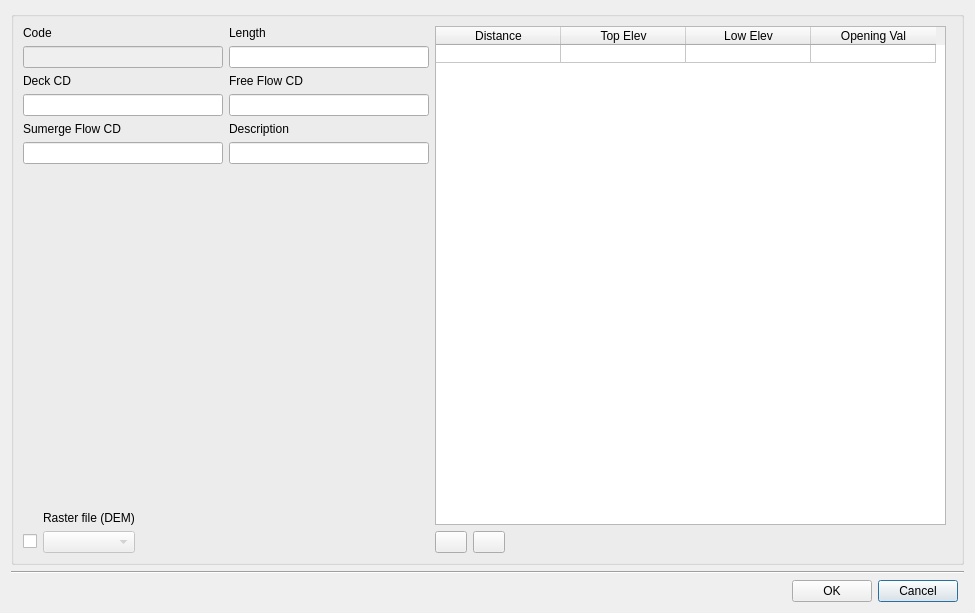
<?xml version="1.0" encoding="UTF-8"?>
<ui version="4.0">
 <class>dlg_bridge</class>
 <widget class="QDialog" name="dlg_bridge">
  <property name="geometry">
   <rect>
    <x>0</x>
    <y>0</y>
    <width>975</width>
    <height>613</height>
   </rect>
  </property>
  <property name="windowTitle">
   <string>Bridge</string>
  </property>
  <layout class="QGridLayout" name="verticalLayout_4">
   <item row="2" column="0" colspan="2">
    <widget class="Line" name="line">
     <property name="orientation">
      <enum>Qt::Horizontal</enum>
     </property>
    </widget>
   </item>
   <item row="3" column="0">
    <layout class="QGridLayout" name="lyt_buttons">
     <item row="0" column="2">
      <widget class="QPushButton" name="btn_cancel">
       <property name="text">
        <string>Cancel</string>
       </property>
      </widget>
     </item>
     <item row="0" column="0">
      <spacer name="horizontalSpacer">
       <property name="orientation">
        <enum>Qt::Horizontal</enum>
       </property>
       <property name="sizeHint" stdset="0">
        <size>
         <width>40</width>
         <height>20</height>
        </size>
       </property>
      </spacer>
     </item>
     <item row="0" column="1">
      <widget class="QPushButton" name="btn_accept">
       <property name="text">
        <string>OK</string>
       </property>
      </widget>
     </item>
    </layout>
   </item>
   <item row="0" column="0" colspan="2">
    <widget class="QGroupBox" name="groupBox">
     <property name="sizePolicy">
      <sizepolicy hsizetype="Preferred" vsizetype="MinimumExpanding">
       <horstretch>0</horstretch>
       <verstretch>0</verstretch>
      </sizepolicy>
     </property>
     <property name="title">
      <string/>
     </property>
     <layout class="QGridLayout" name="gridLayout">
      <item row="0" column="0">
       <layout class="QGridLayout" name="gridLayout_8">
        <item row="0" column="0">
         <layout class="QGridLayout" name="gridLayout_2">
          <item row="3" column="1">
           <widget class="QLabel" name="lbl_freeflow_cd">
            <property name="sizePolicy">
             <sizepolicy hsizetype="Fixed" vsizetype="Fixed">
              <horstretch>0</horstretch>
              <verstretch>0</verstretch>
             </sizepolicy>
            </property>
            <property name="minimumSize">
             <size>
              <width>200</width>
              <height>0</height>
             </size>
            </property>
            <property name="maximumSize">
             <size>
              <width>200</width>
              <height>16777215</height>
             </size>
            </property>
            <property name="text">
             <string>Free Flow CD</string>
            </property>
           </widget>
          </item>
          <item row="5" column="0">
           <widget class="QLabel" name="lbl_sumergeflow">
            <property name="sizePolicy">
             <sizepolicy hsizetype="Fixed" vsizetype="Fixed">
              <horstretch>0</horstretch>
              <verstretch>0</verstretch>
             </sizepolicy>
            </property>
            <property name="minimumSize">
             <size>
              <width>200</width>
              <height>0</height>
             </size>
            </property>
            <property name="maximumSize">
             <size>
              <width>200</width>
              <height>16777215</height>
             </size>
            </property>
            <property name="text">
             <string>Sumerge Flow CD</string>
            </property>
           </widget>
          </item>
          <item row="6" column="0">
           <widget class="QLineEdit" name="txt_sumergeflow">
            <property name="sizePolicy">
             <sizepolicy hsizetype="Fixed" vsizetype="Fixed">
              <horstretch>0</horstretch>
              <verstretch>0</verstretch>
             </sizepolicy>
            </property>
            <property name="minimumSize">
             <size>
              <width>200</width>
              <height>0</height>
             </size>
            </property>
            <property name="maximumSize">
             <size>
              <width>200</width>
              <height>16777215</height>
             </size>
            </property>
            <property name="alignment">
             <set>Qt::AlignLeading|Qt::AlignLeft|Qt::AlignTop</set>
            </property>
           </widget>
          </item>
          <item row="1" column="1">
           <widget class="QLabel" name="lbl_length">
            <property name="sizePolicy">
             <sizepolicy hsizetype="Fixed" vsizetype="Fixed">
              <horstretch>0</horstretch>
              <verstretch>0</verstretch>
             </sizepolicy>
            </property>
            <property name="minimumSize">
             <size>
              <width>200</width>
              <height>0</height>
             </size>
            </property>
            <property name="maximumSize">
             <size>
              <width>200</width>
              <height>16777215</height>
             </size>
            </property>
            <property name="text">
             <string>Length</string>
            </property>
           </widget>
          </item>
          <item row="1" column="0">
           <widget class="QLabel" name="lbl_code">
            <property name="sizePolicy">
             <sizepolicy hsizetype="Fixed" vsizetype="Fixed">
              <horstretch>0</horstretch>
              <verstretch>0</verstretch>
             </sizepolicy>
            </property>
            <property name="minimumSize">
             <size>
              <width>200</width>
              <height>0</height>
             </size>
            </property>
            <property name="maximumSize">
             <size>
              <width>200</width>
              <height>16777215</height>
             </size>
            </property>
            <property name="text">
             <string>Code</string>
            </property>
           </widget>
          </item>
          <item row="2" column="1">
           <widget class="QLineEdit" name="txt_length">
            <property name="enabled">
             <bool>true</bool>
            </property>
            <property name="sizePolicy">
             <sizepolicy hsizetype="Fixed" vsizetype="Fixed">
              <horstretch>0</horstretch>
              <verstretch>0</verstretch>
             </sizepolicy>
            </property>
            <property name="minimumSize">
             <size>
              <width>200</width>
              <height>0</height>
             </size>
            </property>
            <property name="maximumSize">
             <size>
              <width>200</width>
              <height>16777215</height>
             </size>
            </property>
            <property name="alignment">
             <set>Qt::AlignLeading|Qt::AlignLeft|Qt::AlignTop</set>
            </property>
            <property name="readOnly">
             <bool>true</bool>
            </property>
           </widget>
          </item>
          <item row="4" column="0">
           <widget class="QLineEdit" name="txt_deck">
            <property name="sizePolicy">
             <sizepolicy hsizetype="Fixed" vsizetype="Fixed">
              <horstretch>0</horstretch>
              <verstretch>0</verstretch>
             </sizepolicy>
            </property>
            <property name="minimumSize">
             <size>
              <width>200</width>
              <height>0</height>
             </size>
            </property>
            <property name="maximumSize">
             <size>
              <width>200</width>
              <height>16777215</height>
             </size>
            </property>
            <property name="alignment">
             <set>Qt::AlignLeading|Qt::AlignLeft|Qt::AlignTop</set>
            </property>
           </widget>
          </item>
          <item row="3" column="0">
           <widget class="QLabel" name="lbl_deck_cd">
            <property name="sizePolicy">
             <sizepolicy hsizetype="Fixed" vsizetype="Fixed">
              <horstretch>0</horstretch>
              <verstretch>0</verstretch>
             </sizepolicy>
            </property>
            <property name="minimumSize">
             <size>
              <width>200</width>
              <height>0</height>
             </size>
            </property>
            <property name="maximumSize">
             <size>
              <width>200</width>
              <height>16777215</height>
             </size>
            </property>
            <property name="text">
             <string>Deck CD</string>
            </property>
           </widget>
          </item>
          <item row="2" column="0">
           <widget class="QLineEdit" name="txt_code">
            <property name="enabled">
             <bool>false</bool>
            </property>
            <property name="sizePolicy">
             <sizepolicy hsizetype="Fixed" vsizetype="Fixed">
              <horstretch>0</horstretch>
              <verstretch>0</verstretch>
             </sizepolicy>
            </property>
            <property name="minimumSize">
             <size>
              <width>200</width>
              <height>0</height>
             </size>
            </property>
            <property name="maximumSize">
             <size>
              <width>200</width>
              <height>16777215</height>
             </size>
            </property>
            <property name="alignment">
             <set>Qt::AlignLeading|Qt::AlignLeft|Qt::AlignTop</set>
            </property>
           </widget>
          </item>
          <item row="4" column="1">
           <widget class="QLineEdit" name="txt_freeflow">
            <property name="sizePolicy">
             <sizepolicy hsizetype="Fixed" vsizetype="Fixed">
              <horstretch>0</horstretch>
              <verstretch>0</verstretch>
             </sizepolicy>
            </property>
            <property name="minimumSize">
             <size>
              <width>200</width>
              <height>0</height>
             </size>
            </property>
            <property name="maximumSize">
             <size>
              <width>200</width>
              <height>16777215</height>
             </size>
            </property>
            <property name="alignment">
             <set>Qt::AlignLeading|Qt::AlignLeft|Qt::AlignTop</set>
            </property>
           </widget>
          </item>
          <item row="9" column="0" colspan="2">
           <spacer name="verticalSpacer">
            <property name="orientation">
             <enum>Qt::Vertical</enum>
            </property>
            <property name="sizeHint" stdset="0">
             <size>
              <width>20</width>
              <height>40</height>
             </size>
            </property>
           </spacer>
          </item>
          <item row="10" column="0" colspan="2">
           <layout class="QGridLayout" name="lyt_dem">
            <property name="sizeConstraint">
             <enum>QLayout::SetDefaultConstraint</enum>
            </property>
            <item row="2" column="0">
             <widget class="QCheckBox" name="chk_dem">
              <property name="sizePolicy">
               <sizepolicy hsizetype="Fixed" vsizetype="Fixed">
                <horstretch>0</horstretch>
                <verstretch>0</verstretch>
               </sizepolicy>
              </property>
              <property name="contextMenuPolicy">
               <enum>Qt::DefaultContextMenu</enum>
              </property>
              <property name="layoutDirection">
               <enum>Qt::LeftToRight</enum>
              </property>
              <property name="autoFillBackground">
               <bool>false</bool>
              </property>
              <property name="text">
               <string/>
              </property>
              <property name="checked">
               <bool>false</bool>
              </property>
              <property name="tristate">
               <bool>false</bool>
              </property>
             </widget>
            </item>
            <item row="2" column="1">
             <widget class="QComboBox" name="cmb_dem">
              <property name="enabled">
               <bool>false</bool>
              </property>
              <property name="sizePolicy">
               <sizepolicy hsizetype="Preferred" vsizetype="Preferred">
                <horstretch>0</horstretch>
                <verstretch>0</verstretch>
               </sizepolicy>
              </property>
             </widget>
            </item>
            <item row="1" column="1">
             <widget class="QLabel" name="lbl_dem">
              <property name="sizePolicy">
               <sizepolicy hsizetype="Preferred" vsizetype="Preferred">
                <horstretch>0</horstretch>
                <verstretch>0</verstretch>
               </sizepolicy>
              </property>
              <property name="text">
               <string>Raster file (DEM)</string>
              </property>
             </widget>
            </item>
            <item row="2" column="2">
             <spacer name="horizontalSpacer_3">
              <property name="orientation">
               <enum>Qt::Horizontal</enum>
              </property>
              <property name="sizeHint" stdset="0">
               <size>
                <width>40</width>
                <height>20</height>
               </size>
              </property>
             </spacer>
            </item>
           </layout>
          </item>
          <item row="5" column="1">
           <widget class="QLabel" name="label_2">
            <property name="sizePolicy">
             <sizepolicy hsizetype="Fixed" vsizetype="Fixed">
              <horstretch>0</horstretch>
              <verstretch>0</verstretch>
             </sizepolicy>
            </property>
            <property name="minimumSize">
             <size>
              <width>200</width>
              <height>0</height>
             </size>
            </property>
            <property name="maximumSize">
             <size>
              <width>16777215</width>
              <height>16777215</height>
             </size>
            </property>
            <property name="text">
             <string>Description</string>
            </property>
           </widget>
          </item>
          <item row="6" column="1">
           <widget class="QLineEdit" name="txt_descript">
            <property name="sizePolicy">
             <sizepolicy hsizetype="Expanding" vsizetype="Fixed">
              <horstretch>0</horstretch>
              <verstretch>0</verstretch>
             </sizepolicy>
            </property>
            <property name="minimumSize">
             <size>
              <width>200</width>
              <height>0</height>
             </size>
            </property>
            <property name="maximumSize">
             <size>
              <width>200</width>
              <height>16777215</height>
             </size>
            </property>
            <property name="alignment">
             <set>Qt::AlignLeading|Qt::AlignLeft|Qt::AlignTop</set>
            </property>
           </widget>
          </item>
         </layout>
        </item>
       </layout>
      </item>
      <item row="5" column="0" colspan="3">
       <layout class="QGridLayout" name="gridLayout_3">
        <item row="0" column="1">
         <layout class="QGridLayout" name="lyt_plot"/>
        </item>
       </layout>
      </item>
      <item row="0" column="1">
       <layout class="QGridLayout" name="gridLayout_5">
        <item row="0" column="0">
         <widget class="QTableWidget" name="tbl_bridge_value">
          <property name="sizePolicy">
           <sizepolicy hsizetype="Expanding" vsizetype="Expanding">
            <horstretch>0</horstretch>
            <verstretch>0</verstretch>
           </sizepolicy>
          </property>
          <property name="maximumSize">
           <size>
            <width>16777215</width>
            <height>16777215</height>
           </size>
          </property>
          <property name="rowCount">
           <number>1</number>
          </property>
          <property name="columnCount">
           <number>4</number>
          </property>
          <attribute name="horizontalHeaderCascadingSectionResizes">
           <bool>false</bool>
          </attribute>
          <attribute name="horizontalHeaderDefaultSectionSize">
           <number>125</number>
          </attribute>
          <attribute name="verticalHeaderVisible">
           <bool>false</bool>
          </attribute>
          <attribute name="verticalHeaderMinimumSectionSize">
           <number>5</number>
          </attribute>
          <attribute name="verticalHeaderDefaultSectionSize">
           <number>5</number>
          </attribute>
          <row/>
          <column>
           <property name="text">
            <string>Distance</string>
           </property>
          </column>
          <column>
           <property name="text">
            <string>Top Elev</string>
           </property>
          </column>
          <column>
           <property name="text">
            <string>Low Elev</string>
           </property>
          </column>
          <column>
           <property name="text">
            <string>Opening Val</string>
           </property>
          </column>
         </widget>
        </item>
        <item row="1" column="0">
         <layout class="QGridLayout" name="gridLayout_4">
          <property name="sizeConstraint">
           <enum>QLayout::SetMinimumSize</enum>
          </property>
          <item row="0" column="1">
           <widget class="QPushButton" name="btn_add">
            <property name="sizePolicy">
             <sizepolicy hsizetype="Fixed" vsizetype="Fixed">
              <horstretch>0</horstretch>
              <verstretch>0</verstretch>
             </sizepolicy>
            </property>
            <property name="maximumSize">
             <size>
              <width>32</width>
              <height>16777215</height>
             </size>
            </property>
            <property name="text">
             <string/>
            </property>
           </widget>
          </item>
          <item row="0" column="3">
           <spacer name="horizontalSpacer_2">
            <property name="orientation">
             <enum>Qt::Horizontal</enum>
            </property>
            <property name="sizeHint" stdset="0">
             <size>
              <width>40</width>
              <height>20</height>
             </size>
            </property>
           </spacer>
          </item>
          <item row="0" column="2">
           <widget class="QPushButton" name="btn_del">
            <property name="sizePolicy">
             <sizepolicy hsizetype="Fixed" vsizetype="Fixed">
              <horstretch>0</horstretch>
              <verstretch>0</verstretch>
             </sizepolicy>
            </property>
            <property name="maximumSize">
             <size>
              <width>32</width>
              <height>16777215</height>
             </size>
            </property>
            <property name="layoutDirection">
             <enum>Qt::LeftToRight</enum>
            </property>
            <property name="text">
             <string/>
            </property>
            <property name="checkable">
             <bool>false</bool>
            </property>
           </widget>
          </item>
         </layout>
        </item>
       </layout>
      </item>
     </layout>
    </widget>
   </item>
  </layout>
 </widget>
 <resources/>
 <connections/>
</ui>
